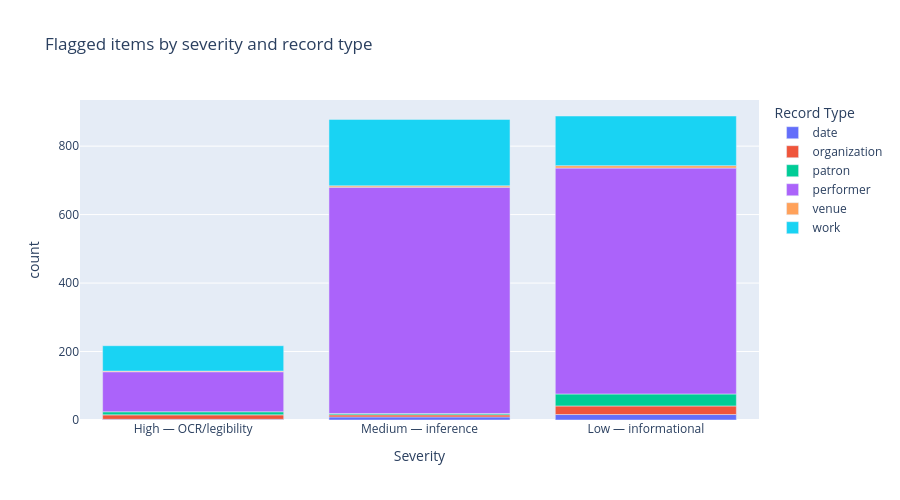

Here is the notebook cell this chart was saved with:
### Markdown cell above
## 2. Quick shape check before exporting

### Code cell
fig = px.bar(
    review_queue.groupby(["Severity", "Record Type"]).size().reset_index(name="count"),
    x="Severity",
    y="count",
    color="Record Type",
    title="Flagged items by severity and record type",
    category_orders={"Severity": ["High — OCR/legibility", "Medium — inference", "Low — informational"]},
)
fig.update_layout(height=500)
fig.show()

### Figure 1 — Plotly figure (JSON) as saved in the notebook; plotly's stock layout.template omitted (floating-point values rounded to 4 significant figures)
{"data": [{"hovertemplate": "Record Type=date<br>Severity=%{x}<br>count=%{y}<extra></extra>", "legendgroup": "date", "marker": {"color": "#636efa", "pattern": {"shape": ""}}, "name": "date", "orientation": "v", "showlegend": true, "textposition": "auto", "type": "bar", "x": ["High — OCR/legibility", "Low — informational", "Medium — inference"], "xaxis": "x", "y": [2, 16, 9], "yaxis": "y"}, {"hovertemplate": "Record Type=organization<br>Severity=%{x}<br>count=%{y}<extra></extra>", "legendgroup": "organization", "marker": {"color": "#EF553B", "pattern": {"shape": ""}}, "name": "organization", "orientation": "v", "showlegend": true, "textposition": "auto", "type": "bar", "x": ["High — OCR/legibility", "Low — informational", "Medium — inference"], "xaxis": "x", "y": [13, 25, 6], "yaxis": "y"}, {"hovertemplate": "Record Type=patron<br>Severity=%{x}<br>count=%{y}<extra></extra>", "legendgroup": "patron", "marker": {"color": "#00cc96", "pattern": {"shape": ""}}, "name": "patron", "orientation": "v", "showlegend": true, "textposition": "auto", "type": "bar", "x": ["High — OCR/legibility", "Low — informational", "Medium — inference"], "xaxis": "x", "y": [9, 35, 4], "yaxis": "y"}, {"hovertemplate": "Record Type=performer<br>Severity=%{x}<br>count=%{y}<extra></extra>", "legendgroup": "performer", "marker": {"color": "#ab63fa", "pattern": {"shape": ""}}, "name": "performer", "orientation": "v", "showlegend": true, "textposition": "auto", "type": "bar", "x": ["High — OCR/legibility", "Low — informational", "Medium — inference"], "xaxis": "x", "y": [117, 660, 661], "yaxis": "y"}, {"hovertemplate": "Record Type=venue<br>Severity=%{x}<br>count=%{y}<extra></extra>", "legendgroup": "venue", "marker": {"color": "#FFA15A", "pattern": {"shape": ""}}, "name": "venue", "orientation": "v", "showlegend": true, "textposition": "auto", "type": "bar", "x": ["High — OCR/legibility", "Low — informational", "Medium — inference"], "xaxis": "x", "y": [2, 7, 4], "yaxis": "y"}, {"hovertemplate": "Record Type=work<br>Severity=%{x}<br>count=%{y}<extra></extra>", "legendgroup": "work", "marker": {"color": "#19d3f3", "pattern": {"shape": ""}}, "name": "work", "orientation": "v", "showlegend": true, "textposition": "auto", "type": "bar", "x": ["High — OCR/legibility", "Low — informational", "Medium — inference"], "xaxis": "x", "y": [74, 145, 194], "yaxis": "y"}], "layout": {"barmode": "relative", "height": 500, "legend": {"title": {"text": "Record Type"}, "tracegroupgap": 0}, "title": {"text": "Flagged items by severity and record type"}, "xaxis": {"anchor": "y", "categoryarray": ["High — OCR/legibility", "Medium — inference", "Low — informational"], "categoryorder": "array", "domain": [0, 1], "title": {"text": "Severity"}}, "yaxis": {"anchor": "x", "domain": [0, 1], "title": {"text": "count"}}}}
